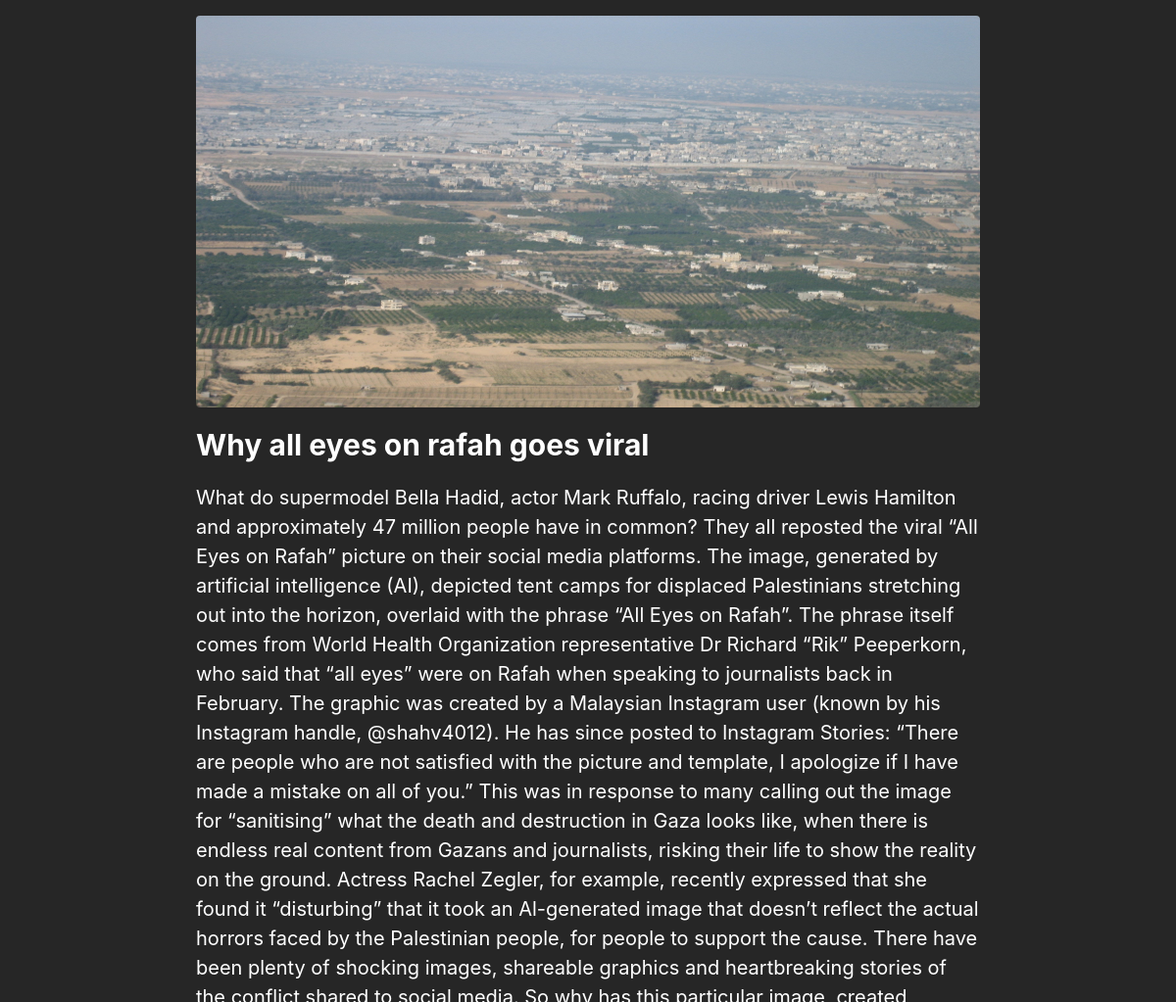
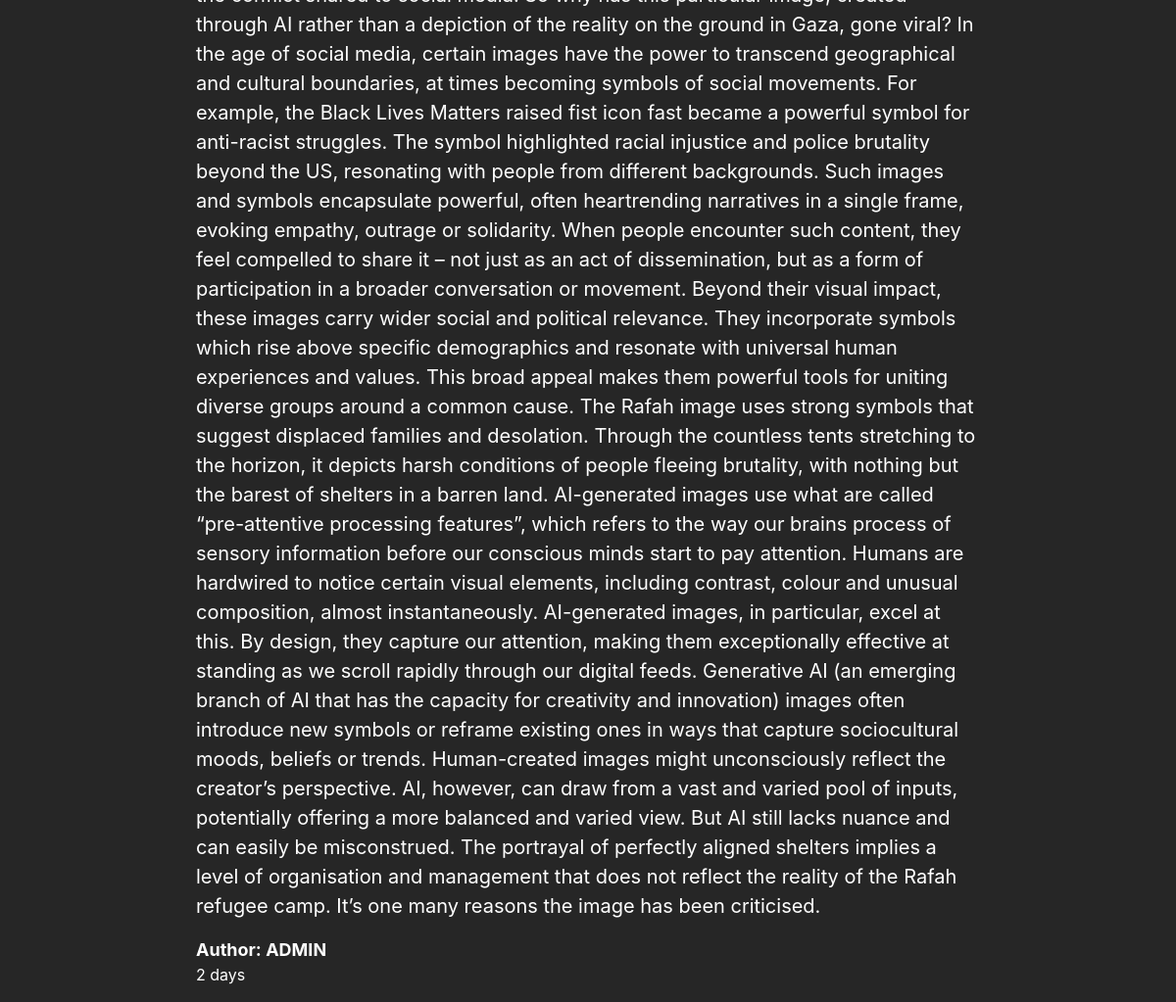
The app's page /blog-reading/7 with its own data (2 pictures, top to bottom).
### blog/models.py (models this page shows, shortened)
class Blog(models.Model):
    title = models.CharField(max_length=400)
    content = models.TextField(unique=True)
    description = models.CharField(max_length=60, default="This Blog does not have description")
    author = models.ForeignKey(User, on_delete=models.CASCADE)
    created_at = models.DateTimeField(auto_now_add=True)
    thumbnail = models.ImageField(upload_to='blog/thumbnail')
    tags = models.ManyToManyField(Tag, related_name="Blog")

### blog/views.py (the view)
# urls.py: path('blog-reading/<int:id>', views.blog_detail, name='blog_reading'),
def blog_detail(request, id):
    blog_details = Blog.objects.get(pk=id)
    return render(request, 'home/blogs/blog_details.html', {'blog_details': blog_details})

### blog/templates/home/blogs/blog_details.html (shortened to what this page needs)
{% extends "base/base.html" %} {% load static %} {% block css %} <link
rel="stylesheet" href="{% static "css/blog_reading.css" %}"> {% endblock css %}
{% block content %}
<div
  class="bg-neutral-800 flex flex-col hight-content justify-center items-center"
>
  <img
    class="w-[350px] h-[200px] md:w-[600px] md:h-[300px] lg:w-[800px] lg:h-[400px] mt-4 rounded"
    src="{{blog_details.thumbnail.url}}"
    alt=""
  />
  <h1
    class="text-white text-[30px] font-bold mt-4 w-[350px] md:w-[600px] lg:w-[800px]"
  >
    {{blog_details.title}}
  </h1>
  <p class="text-white text-[20px] w-[350px] md:w-[600px] lg:w-[800px] mt-4">
    {{blog_details.content|safe}}
  </p>
  <div class="w-[350px] md:w-[600px] lg:w-[800px] my-4 flex flex-col md:flex-row md:justify-between md:items-center">
    <div>
      <p class="text-white font-bold text-[18px]">
        Author: {{blog_details.author|upper}}
      </p>
      <p class="text-white">{{blog_details.created_at|timesince}}</p>
    </div>
  </div>
</div>
{% endblock content %}

### blog/static/css/blog_reading.css (style rules this page uses)
.hight-content { height: fit-content; }

### records on screen
Blog: thumbnail (picture), title "Why all eyes on rafah goes viral", content "What do supermodel Bella Hadid, actor Mark Ruffalo, racing driver Lewis Hamilton and approximately 47 million people have in common? They all reposted the viral “All Eyes on Rafah” picture on their social media platforms. The image, generated by artificial intelligence (AI), depicted tent camps for displaced Palestinians stretching out into the horizon, overlaid with the phrase “All Eyes on Rafah”. The phrase itself comes from World Health Organization representative Dr Richard “Rik” Peeperkorn, who said that “all eyes” were on Rafah when speaking to journalists back in February. The graphic was created by a Malaysian Instagram user (known by his Instagram handle, @shahv4012). He has since…", author "ADMIN", created_at "2 days"
